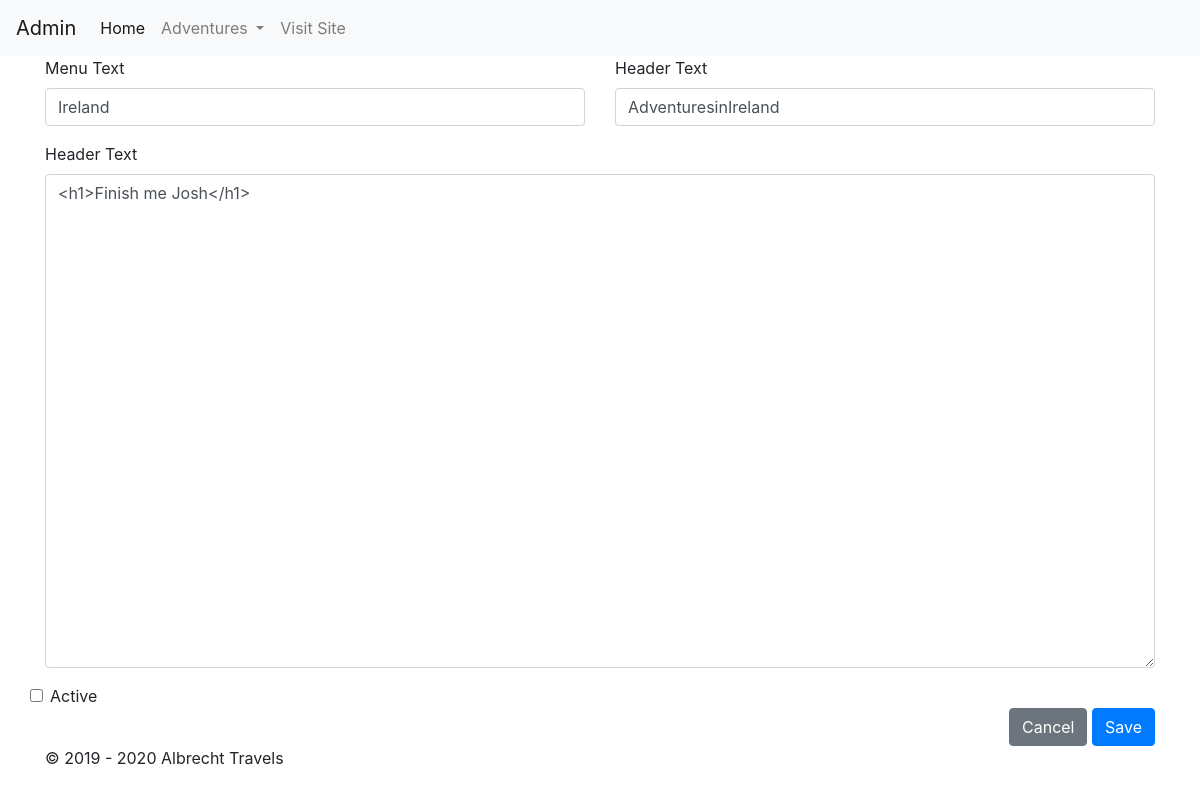
Before: /admin/adventureForm.php?id=2 with the older database file.
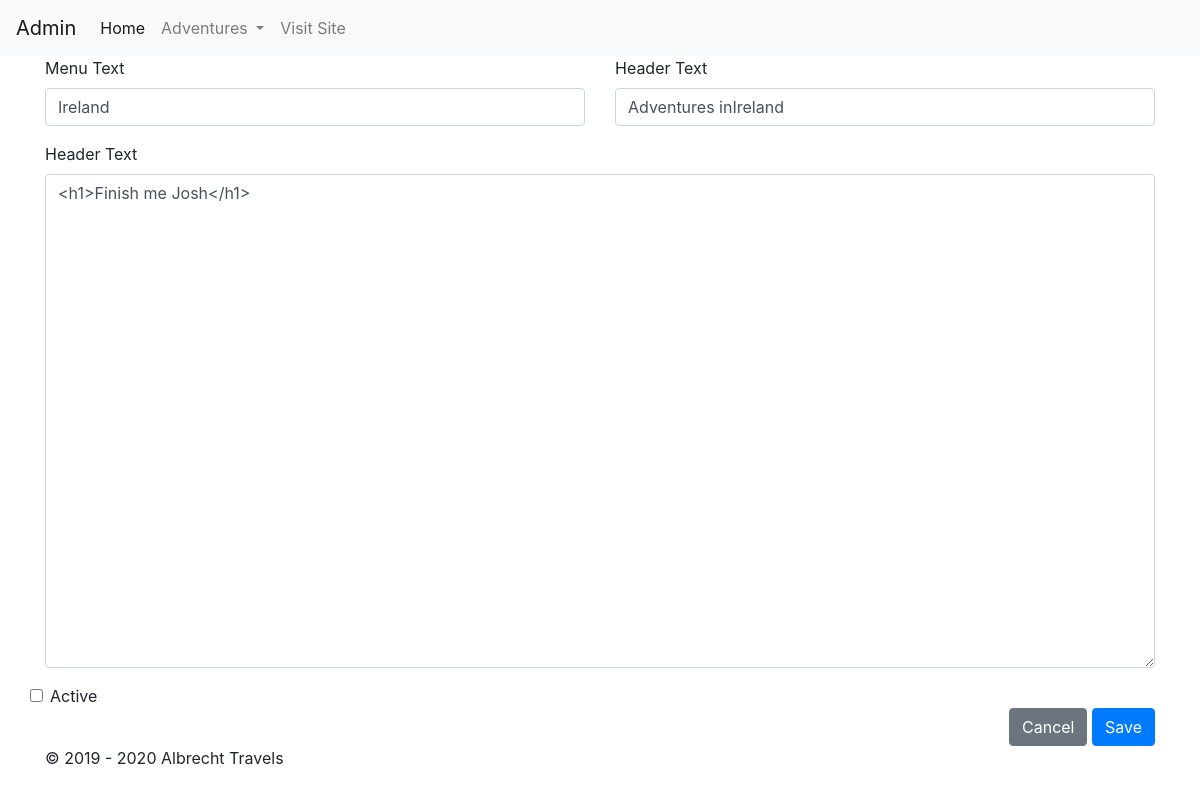
After: the same page with the newer database file.
### tables this page shows
CREATE TABLE `adventures` (
  `id` int(11) NOT NULL,
  `menu_text` varchar(255) NOT NULL,
  `header` varchar(255) NOT NULL,
  `body` text NOT NULL,
  `header_image` varchar(255) NOT NULL,
  `body_image` varchar(255) NOT NULL
);

### admin/adventureForm.php (the view, shortened to what this page needs)
<?php
    include PROOT . '/includes/admin_header.php';
    $article_id = $_GET['id'];
    $db = DB::getInstance();
    if($article_id != 'new') {
      $sql = "SELECT * FROM adventures WHERE id = ?";
      $stmt = $db->prepare($sql);
      $stmt->execute([$article_id]);
      $adventure = $stmt->fetch(PDO::FETCH_OBJ);
    }
  ?>
  <div class="col">
    <form class="" action="<?=CROOT?>admin/adventureForm.php?id=<?=$article_id?>" method="post">
      <div class="row">
        <div class="form-group col-md-6">
          <label for="menu_text">Menu Text</label>
          <input type="text" class="form-control" id="menu_text" name="menu_text" aria-describedby="Menu Text" value="<?= $adventure->menu_text ?>">
        </div>
        <div class="form-group col-md-6">
          <label for="header">Header Text</label>
          <input type="text" class="form-control" id="header" name="header" aria-describedby="Header Text" value="<?= $adventure->header ?>">
        </div>
      </div>
      <div class="form-group">
        <label for="body">Header Text</label>
        <textarea class="form-control" id="body" name="body" aria-describedby="Body" rows="20"><?= html_entity_decode($adventure->body) ?></textarea>
      </div>
    </div>
    <div class="col-12 form-check">
      <label class="form-check-label" for="active">
        <?php $checked = ($adventure->active == 1) ? "checked" : ""; ?>
      <input class="form-check-input" type="checkbox" value="on" name="active" id="active" <?=$checked?>>
        Active
      </label>
    </div>
    <div class="col-12 text-right">
      <a href="<?=CROOT?>/admin/adventures.php" class="btn btn-secondary">Cancel</a>
      <button type="submit" class="btn btn-primary">Save</button>
    </div>
  </div>
  <?php
    include PROOT . '/includes/admin_footer.php';
  ?>

Changed rows visible on the page:
changed adventures "Ireland": header "AdventuresinIreland" → "Adventures inIreland"
